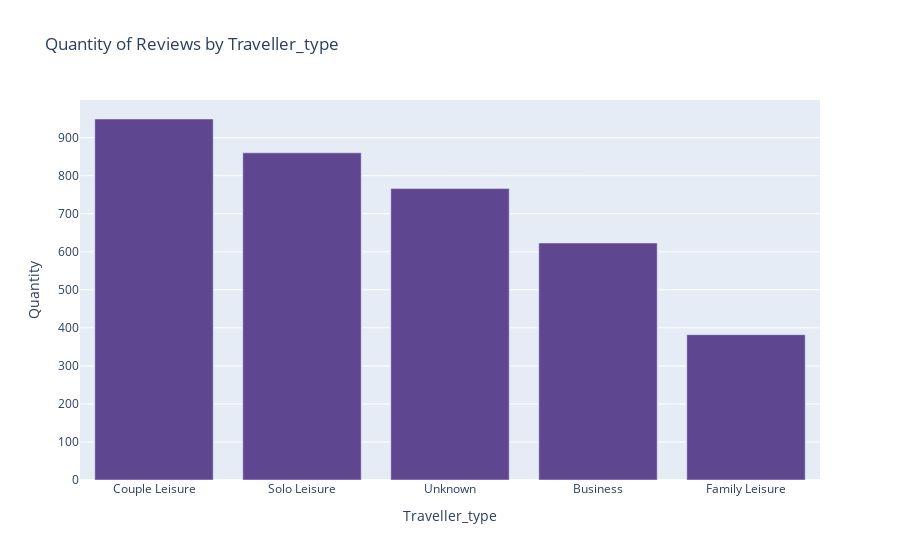

The notebook cell saved with this chart:
### Code cell
#Quantity of Airline Reviews by Rating
dfg = airline_data['Traveller_type'].value_counts().reset_index()
dfg.columns = ['Traveller_type', 'Quantity']
fig = px.bar(dfg, x='Traveller_type', y='Quantity', 
             title='Quantity of Reviews by Traveller_type',
            color_discrete_sequence=px.colors.qualitative.Prism) 
fig.show()

### Figure 1 — Plotly figure (JSON) as saved in the notebook; plotly's stock layout.template omitted (floating-point values rounded to 4 significant figures)
{"data": [{"alignmentgroup": "True", "hovertemplate": "Traveller_type=%{x}<br>Quantity=%{y}<extra></extra>", "legendgroup": "", "marker": {"color": "rgb(95, 70, 144)", "pattern": {"shape": ""}}, "name": "", "offsetgroup": "", "orientation": "v", "showlegend": false, "textposition": "auto", "x": ["Couple Leisure", "Solo Leisure", "Unknown", "Business", "Family Leisure"], "xaxis": "x", "y": [949, 860, 766, 623, 382], "yaxis": "y", "type": "bar"}], "layout": {"xaxis": {"anchor": "y", "domain": [0.0, 1.0], "title": {"text": "Traveller_type"}}, "yaxis": {"anchor": "x", "domain": [0.0, 1.0], "title": {"text": "Quantity"}}, "legend": {"tracegroupgap": 0}, "title": {"text": "Quantity of Reviews by Traveller_type"}, "barmode": "relative"}}
